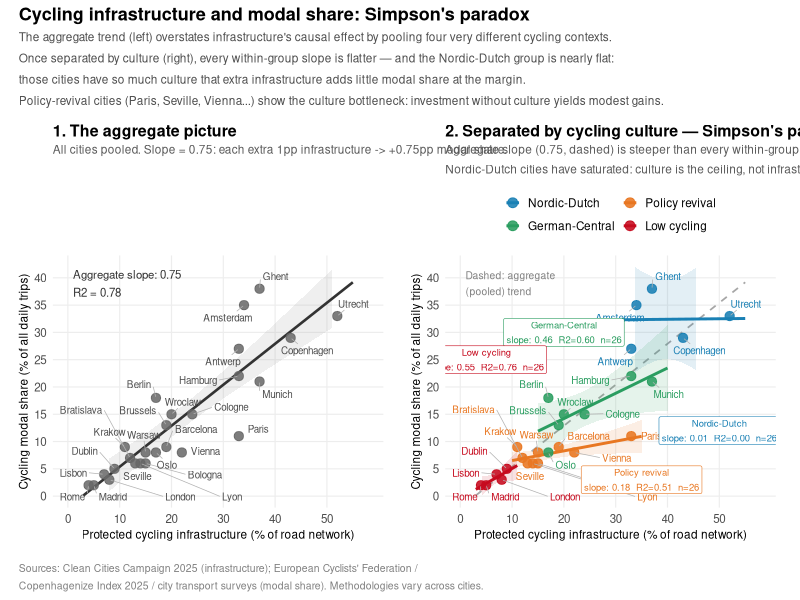
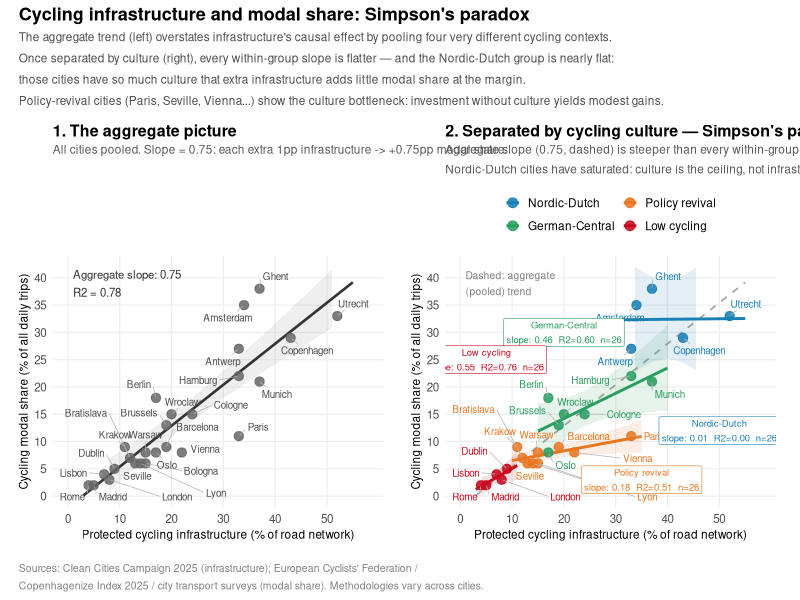

R code for these plots, in order:


########################################################################
# Cycling infrastructure vs modal share — Simpson's Paradox
# Four cycling-culture groups:
#   1. Nordic-Dutch  — century-long continuous tradition (saturated plateau)
#   2. German-Central — rebuilt 1970s-80s, policy + culture
#   3. Policy revival — deliberate investment from near-zero base post-2000
#   4. Low cycling    — nascent, still building
#
# Aggregate slope (0.75) > all within-group slopes.
# Requires: ggplot2, dplyr, ggrepel, patchwork


########################################################################
# ── Cycling culture groups ────────────────────────────────────────────────────
# Group          Slope   R²    Story
# Nordic-Dutch   0.01   0.00   Saturated plateau — culture so strong extra
#                               infrastructure barely moves modal share
# German-Central 0.46   0.60   Rebuilt 1970s-80s; infrastructure still pays off
# Policy revival 0.18   0.51   Culture bottleneck — investment without culture
#                               yields modest gains
# Low cycling    0.55   0.76   Early stage — every km matters at low base
# Aggregate      0.75   0.78   Steeper than all within-group slopes: Simpson's paradox
#
# Nordic-Dutch   : Utrecht, Amsterdam, Copenhagen, Ghent, Antwerp          (n=5)
# German-Central : Munich, Hamburg, Berlin, Cologne, Brussels, Oslo, Wroclaw (n=7)
# Policy revival : Paris, Seville, Barcelona, Vienna, Warsaw, Lyon,
#                  Bologna, Krakow, Bratislava                              (n=9)
# Low cycling    : London, Madrid, Lisbon, Dublin, Rome                    (n=5)
library(ggplot2)
library(dplyr)
library(ggrepel)
library(patchwork)

# ── Data ─────────────────────────────────────────────────────────────────────
cities <- data.frame(
  city      = c("Utrecht","Copenhagen","Ghent","Amsterdam","Antwerp",
                "Munich","Hamburg","Cologne","Brussels","Berlin","Oslo","Wroclaw",
                "Paris","Barcelona","Vienna","Warsaw","Lyon",
                "Bologna","Krakow","Bratislava","Seville",
                "London","Madrid","Lisbon","Dublin","Rome"),
  infra_pct = c(52, 43, 37, 34, 33,
                37, 33, 24, 19, 17, 17, 20,
                33, 19, 22, 15, 14, 15, 11, 12, 13,
                8,  5,  7,  9,  4),
  modal_pct = c(33, 29, 38, 35, 27,
                21, 22, 15, 13, 18,  8, 15,
                11,  9,  8,  8,  6,  6,  9,  7,  6,
                3,  2,  4,  5,  2),
  culture   = c(
    rep("Nordic-Dutch",    5),   # Utrecht, Copenhagen, Ghent, Amsterdam, Antwerp
    rep("German-Central",  7),   # Munich … Wroclaw
    rep("Policy revival",  9),   # Paris … Seville
    rep("Low cycling",     5)    # London … Rome
  ),
  stringsAsFactors = FALSE
) |>
  mutate(culture = factor(culture,
                          levels = c("Nordic-Dutch", "German-Central",
                                     "Policy revival", "Low cycling")))

# ── Colours ───────────────────────────────────────────────────────────────────
col_nd  <- "#1A80B4"   # blue       – Nordic-Dutch
col_gc  <- "#2A9D60"   # green      – German-Central
col_pr  <- "#E87722"   # orange     – Policy revival
col_lc  <- "#C60B1E"   # red        – Low cycling

cult_cols <- c(
  "Nordic-Dutch"   = col_nd,
  "German-Central" = col_gc,
  "Policy revival" = col_pr,
  "Low cycling"    = col_lc
)

# ── Regressions ───────────────────────────────────────────────────────────────
fit_all <- lm(modal_pct ~ infra_pct, data = cities)

fits <- lapply(levels(cities$culture), function(g) {
  lm(modal_pct ~ infra_pct, data = filter(cities, culture == g))
})
names(fits) <- levels(cities$culture)

# Print slopes
cat("Slopes:\n")
cat(sprintf("  Aggregate      : %.3f  R2=%.2f\n",
            coef(fit_all)[2], summary(fit_all)$r.squared))
for (g in levels(cities$culture)) {
  m <- fits[[g]]
  cat(sprintf("  %-18s: %.3f  R2=%.2f  (n=%d)\n",
              g, coef(m)[2], summary(m)$r.squared,
              nrow(filter(cities, culture == g))))
}

# ── Confidence-interval ribbons + fit lines ───────────────────────────────────
make_ci <- function(fit, x_range) {
  nd <- data.frame(infra_pct = seq(x_range[1], x_range[2], length.out = 80))
  ci <- as.data.frame(predict(fit, nd, interval = "confidence"))
  cbind(nd, ci)
}

x_ranges <- list(
  "Nordic-Dutch"   = c(30, 55),
  "German-Central" = c(15, 40),
  "Policy revival" = c(10, 35),
  "Low cycling"    = c( 3, 11)
)

ci_list <- lapply(levels(cities$culture), function(g) {
  d <- make_ci(fits[[g]], x_ranges[[g]])
  d$culture <- g
  d
})
ci_df <- do.call(rbind, ci_list) |>
  mutate(culture = factor(culture, levels = levels(cities$culture)))

# Overall aggregate line
agg_range <- data.frame(infra_pct = seq(3, 55, 1))
agg_line  <- cbind(agg_range,
                   as.data.frame(predict(fit_all, agg_range,
                                         interval = "confidence")))

# ── Shared scales ─────────────────────────────────────────────────────────────
x_scale <- scale_x_continuous(
  name   = "Protected cycling infrastructure (% of road network)",
  breaks = seq(0, 55, 10), limits = c(0, 58)
)
y_scale <- scale_y_continuous(
  name   = "Cycling modal share (% of all daily trips)",
  breaks = seq(0, 40, 5), limits = c(0, 42)
)

base_theme <- theme_minimal(base_size = 10.5) +
  theme(
    panel.grid.minor   = element_blank(),
    panel.grid.major   = element_line(colour = "grey93", linewidth = 0.4),
    plot.title         = element_text(face = "bold", size = 11.5,
                                      margin = margin(b = 3)),
    plot.subtitle      = element_text(size = 8.5, colour = "grey35",
                                      lineheight = 1.4, margin = margin(b = 8)),
    axis.title         = element_text(size = 8.5),
    legend.position    = "top",
    legend.text        = element_text(size = 8.5),
    legend.key.size    = unit(0.4, "cm"),
    plot.margin        = margin(8, 12, 8, 8)
  )

# ── Plot 1: Aggregate (the misleading picture) ─────────────────────────────
p1 <- ggplot(cities, aes(x = infra_pct, y = modal_pct)) +
  geom_ribbon(data = agg_line,
              aes(x = infra_pct, ymin = lwr, ymax = upr),
              fill = "grey60", alpha = 0.15, inherit.aes = FALSE) +
  geom_line(data = agg_line,
            aes(x = infra_pct, y = fit),
            colour = "#333", linewidth = 0.9, inherit.aes = FALSE) +
  geom_point(colour = "grey40", size = 2.8, alpha = 0.85) +
  geom_text_repel(aes(label = city),
                  size = 2.5, colour = "grey30",
                  segment.size = 0.25, segment.color = "grey70",
                  min.segment.length = 0.3, box.padding = 0.35,
                  max.overlaps = 20) +
  annotate("text", x = 1, y = 39, hjust = 0, size = 2.9, colour = "#333",
           label = sprintf("Aggregate slope: %.2f\nR2 = %.2f",
                           coef(fit_all)[2], summary(fit_all)$r.squared),
           lineheight = 1.3) +
  x_scale + y_scale +
  labs(
    title    = "1. The aggregate picture",
    subtitle = "All cities pooled. Slope = 0.75: each extra 1pp infrastructure -> +0.75pp modal share."
  ) +
  base_theme

# ── Plot 2: Four groups — reveals the paradox ─────────────────────────────────
# Build slope annotation data
slope_labels <- data.frame(
  culture   = levels(cities$culture),
  label_x   = c(50, 20, 35,  5),
  label_y   = c(12, 30,  3,  25),
  hjust_val = c( 0,  0,  0,  0)
) |>
  rowwise() |>
  mutate(
    slope = coef(fits[[culture]])[2],
    r2    = summary(fits[[culture]])$r.squared,
    n     = nrow(filter(cities, culture == .data$culture)),
    label = sprintf("%s\nslope: %.2f  R2=%.2f  n=%d",
                    culture, slope, r2, n)
  ) |>
  ungroup() |>
  mutate(culture = factor(culture, levels = levels(cities$culture)))

p2 <- ggplot(cities, aes(x = infra_pct, y = modal_pct)) +
  # aggregate ghost line
  geom_line(data = agg_line,
            aes(x = infra_pct, y = fit),
            colour = "grey65", linewidth = 0.6,
            linetype = "dashed", inherit.aes = FALSE) +
  # within-group ribbons
  geom_ribbon(data = ci_df,
              aes(x = infra_pct, ymin = lwr, ymax = upr, fill = culture),
              alpha = 0.12, inherit.aes = FALSE) +
  # within-group fit lines
  geom_line(data = ci_df,
            aes(x = infra_pct, y = fit, colour = culture),
            linewidth = 1.0, inherit.aes = FALSE) +
  # points
  geom_point(aes(colour = culture), size = 2.8, alpha = 0.88) +
  geom_text_repel(aes(label = city, colour = culture),
                  size               = 2.5,
                  segment.size       = 0.25,
                  segment.color      = "grey70",
                  min.segment.length = 0.3,
                  box.padding        = 0.35,
                  max.overlaps       = 20,
                  show.legend        = FALSE) +
  # slope annotations
  geom_label(data = slope_labels,
             aes(x = label_x, y = label_y, label = label,
                 colour = culture),
             size = 2.4, fill = "white", label.size = 0.2,
             fontface = "plain", lineheight = 1.3,
             inherit.aes = FALSE, show.legend = FALSE) +
  # aggregate annotation
  annotate("text", x = 1, y = 39, hjust = 0, size = 2.6, colour = "grey50",
           label = "Dashed: aggregate\n(pooled) trend", lineheight = 1.3) +
  scale_colour_manual(values = cult_cols, name = NULL) +
  scale_fill_manual(values   = cult_cols, guide = "none") +
  x_scale + y_scale +
  labs(
    title    = "2. Separated by cycling culture — Simpson's paradox",
    subtitle = paste0(
      "Aggregate slope (0.75, dashed) is steeper than every within-group slope.\n",
      "Nordic-Dutch cities have saturated: culture is the ceiling, not infrastructure."
    )
  ) +
  base_theme +
  guides(colour = guide_legend(override.aes = list(size = 3),
                               nrow = 2))

# ── Combine ───────────────────────────────────────────────────────────────────
combined <- (p1 | p2) +
  plot_annotation(
    title    = "Cycling infrastructure and modal share: Simpson's paradox",
    subtitle = paste0(
      "The aggregate trend (left) overstates infrastructure's causal effect by pooling four very different cycling contexts.\n",
      "Once separated by culture (right), every within-group slope is flatter — and the Nordic-Dutch group is nearly flat:\n",
      "those cities have so much culture that extra infrastructure adds little modal share at the margin.\n",
      "Policy-revival cities (Paris, Seville, Vienna...) show the culture bottleneck: investment without culture yields modest gains."
    ),
    caption  = paste0(
      "Sources: Clean Cities Campaign 2025 (infrastructure); European Cyclists' Federation /\n",
      "Copenhagenize Index 2025 / city transport surveys (modal share). Methodologies vary across cities."
    ),
    theme = theme(
      plot.title    = element_text(face = "bold", size = 13),
      plot.subtitle = element_text(size = 8.5, colour = "grey30",
                                   lineheight = 1.5, margin = margin(b = 4)),
      plot.caption  = element_text(size = 7.5, colour = "grey50",
                                   lineheight = 1.4, hjust = 0,
                                   margin = margin(t = 8))
    )
  )

ggsave("cycling_simpsons_paradox.pdf", combined, width = 16, height = 8)
ggsave("cycling_simpsons_paradox.png", combined, width = 16, height = 8, dpi = 300)
message("Saved: cycling_simpsons_paradox.pdf / .png")
